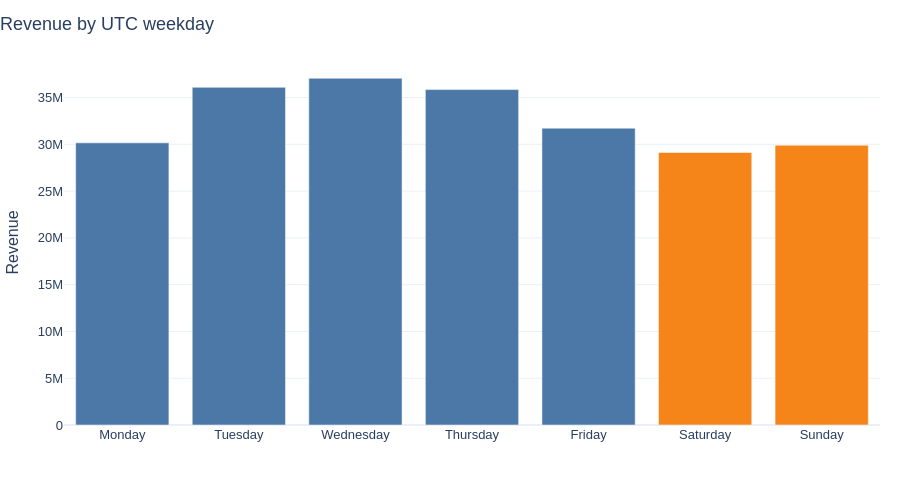

Source (notebook cell):
### Markdown cell above
Events peak at 16:00 UTC: 3,053,226 events, 7.1979% of traffic, and 35,772 purchases. Purchases peak at 08:00 UTC: 55,195, 7.4309% of purchases. Revenue peaks one hour later, at 09:00 UTC, at 17,551,669.73 (7.6334% of revenue). The store's local offset is not in the file, so these hours stay in UTC.

### Code cell
days = frames["q07_dow"]
days = days[days["day_of_week"] <= 7]
colors = [ORANGE if flag else BLUE for flag in days["is_weekend"]]
fig = go.Figure(
    go.Bar(
        x=days["day_name"],
        y=days["revenue"],
        marker_color=colors,
        customdata=days[["purchases", "revenue_share"]],
        hovertemplate="%{x}<br>revenue %{y:,.2f}<br>purchases %{customdata[0]:,}<br>share %{customdata[1]:.2%}<extra></extra>",
    )
)
style(fig, "Revenue by UTC weekday")
fig.update_layout(showlegend=False, xaxis_title="", yaxis_title="Revenue")
display(fig)

### Figure 1 — Plotly figure (JSON) as saved in the notebook; plotly's stock layout.template omitted (floating-point values rounded to 4 significant figures)
{"data": [{"customdata": [[96060.0, 0.1312], [114500.0, 0.157], [119200.0, 0.1612], [113700.0, 0.1559], [103000.0, 0.138], [96180.0, 0.1267], [100200.0, 0.1301]], "hovertemplate": "%{x}<br>revenue %{y:,.2f}<br>purchases %{customdata[0]:,}<br>share %{customdata[1]:.2%}<extra></extra>", "marker": {"color": ["#4C78A8", "#4C78A8", "#4C78A8", "#4C78A8", "#4C78A8", "#F58518", "#F58518"]}, "type": "bar", "x": ["Monday", "Tuesday", "Wednesday", "Thursday", "Friday", "Saturday", "Sunday"], "y": [30160000.0, 36090000.0, 37060000.0, 35850000.0, 31730000.0, 29130000.0, 29910000.0]}], "layout": {"font": {"family": "Arial, sans-serif", "size": 13}, "height": 480, "legend": {"orientation": "h", "x": 0, "y": 1.02, "yanchor": "bottom"}, "margin": {"b": 20, "l": 20, "r": 20, "t": 60}, "showlegend": false, "title": {"text": "Revenue by UTC weekday", "x": 0}, "xaxis": {"title": {"text": ""}}, "yaxis": {"title": {"text": "Revenue"}}}}
